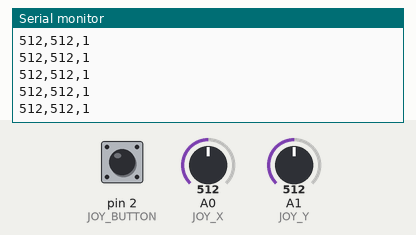
Bench run of a sketch on a simulated Arduino Uno, built with avr-gcc and run on an emulated ATmega328P. Parts: the last lines printed to the serial monitor. Inputs (shaded band) come from the test bench; at power-on: A0 (JOY_X) = 512, A1 (JOY_Y) = 512, pin 2 (JOY_BUTTON) HIGH.

Above: at 1.2 s.
1.3 s: A0 (JOY_X) set to 716
At 1.9 s:
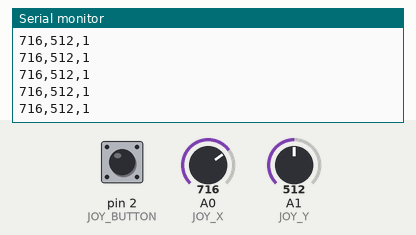
2.8 s: A1 (JOY_Y) set to 716
At 3.4 s:
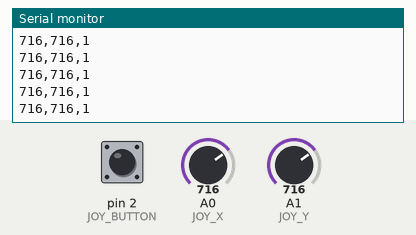
4.3 s: pin 2 (JOY_BUTTON) pulled LOW for 0.15 s
5.9 s: A0 (JOY_X) set to 900
At 6.4 s:
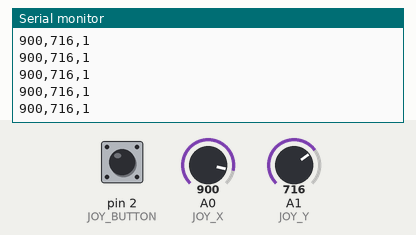
7.4 s: pin 2 (JOY_BUTTON) pulled LOW for 1 s
At 8.4 s:
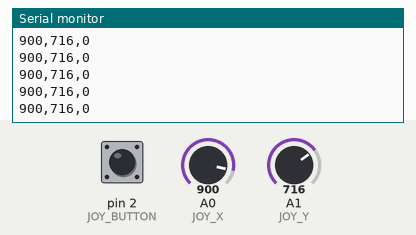
9.9 s: A1 (JOY_Y) set to 900
At 10.8 s:
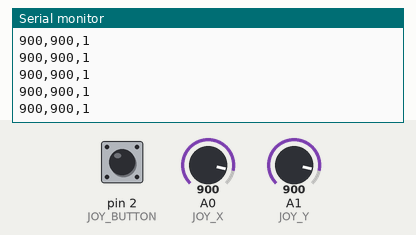
Timing chart, 0 to 12.4 s (numbered marks = the images above; inputs shaded):
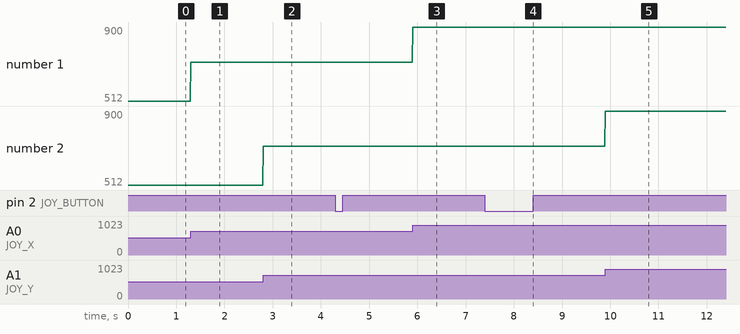

Measured:
- after the input at 1.3 s, the serial monitor: prints a new line at once (image 1)
- after the input at 2.8 s, the serial monitor: prints a new line at once (image 2)
- after the input at 5.9 s, the serial monitor: prints a new line at once (image 3)
- after the input at 7.4 s, the serial monitor: prints a new line at once (image 4)
- after the input at 9.9 s, the serial monitor: prints a new line at once (image 5)
- plotted number 1: 512 → 716 after the input at 1.3 s, 716 → 900 after the input at 5.9 s

The sketch:

sketch_nov13b.ino
```cpp
const int JOY_X = A0;
const int JOY_Y = A1;
const int JOY_BUTTON = 2;

void setup() {
  Serial.begin(115200);
  pinMode(JOY_BUTTON, INPUT_PULLUP);
}

void loop() {
  int x = analogRead(JOY_X);
  int y = analogRead(JOY_Y);
  int button = digitalRead(JOY_BUTTON);

  Serial.print(x);
  Serial.print(",");
  Serial.print(y);
  Serial.print(",");
  Serial.println(button);

  delay(10);
}
```
